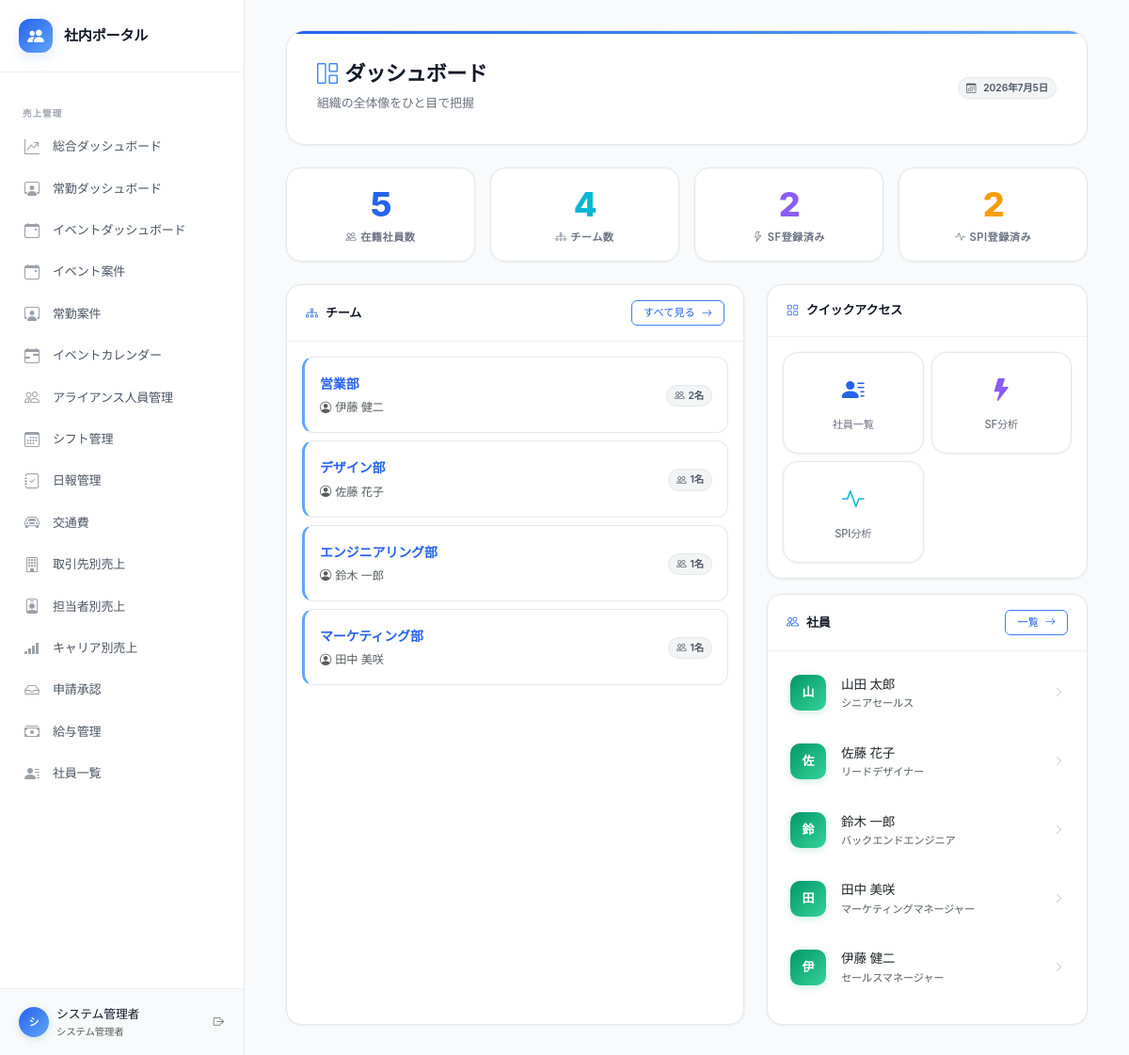
The app's page /public/index.php (signed in) with its own data.
### tables this page shows
CREATE TABLE IF NOT EXISTS users (
    id INT PRIMARY KEY AUTO_INCREMENT,
    username VARCHAR(50) NOT NULL UNIQUE COMMENT 'ログインID',
    password_hash VARCHAR(255) NOT NULL,
    display_name VARCHAR(100),
    role ENUM('super_admin', 'company_admin', 'employee') NOT NULL DEFAULT 'employee',
    company_id INT NULL COMMENT 'NULL=スーパー管理者',
    employee_id INT NULL COMMENT '社員ロールの場合のみ',
    is_active TINYINT DEFAULT 1,
    last_login_at TIMESTAMP NULL,
    created_at TIMESTAMP DEFAULT CURRENT_TIMESTAMP,
    updated_at TIMESTAMP DEFAULT CURRENT_TIMESTAMP ON UPDATE CURRENT_TIMESTAMP,
    FOREIGN KEY (company_id) REFERENCES companies(id) ON DELETE CASCADE,
    FOREIGN KEY (employee_id) REFERENCES employees(id) ON DELETE SET NULL
);

CREATE TABLE IF NOT EXISTS teams (
    id INT PRIMARY KEY AUTO_INCREMENT,
    name VARCHAR(100) NOT NULL,
    description TEXT,
    manager_id INT NULL,
    sub_manager_id INT NULL,
    strengths_analysis TEXT COMMENT 'ストレングスファインダー分析（AI生成）',
    spi_analysis TEXT COMMENT 'SPI分析（AI生成）',
    team_strengths TEXT COMMENT 'チームの強み',
    team_challenges TEXT COMMENT 'チームの課題',
    management_points TEXT COMMENT 'マネジメントの要点',
    ideal_recruit TEXT COMMENT 'このチームに合う人',
    sort_order INT DEFAULT 0,
    created_at TIMESTAMP DEFAULT CURRENT_TIMESTAMP,
    updated_at TIMESTAMP DEFAULT CURRENT_TIMESTAMP ON UPDATE CURRENT_TIMESTAMP
);

CREATE TABLE IF NOT EXISTS employees (
    id INT PRIMARY KEY AUTO_INCREMENT,
    employee_number VARCHAR(20) UNIQUE COMMENT '社員番号',
    name VARCHAR(100) NOT NULL COMMENT '氏名',
    name_kana VARCHAR(100) COMMENT '氏名（かな）',
    email VARCHAR(200) UNIQUE,
    department VARCHAR(100) COMMENT '部署',
    job_title VARCHAR(100) COMMENT '職種・役職',
    hire_date DATE COMMENT '入社日',
    birth_date DATE COMMENT '生年月日',
    photo_path VARCHAR(255) COMMENT '顔写真パス',
    bio TEXT COMMENT '自己紹介・プロフィール',
    career_summary TEXT COMMENT 'キャリアサマリー（AI生成）',
    strengths_text TEXT COMMENT '得意なこと',
    weaknesses_text TEXT COMMENT '苦手なこと',
    how_to_utilize TEXT COMMENT 'この人の活かし方（AI生成）',
    is_active TINYINT DEFAULT 1 COMMENT '在籍フラグ',
    created_at TIMESTAMP DEFAULT CURRENT_TIMESTAMP,
    updated_at TIMESTAMP DEFAULT CURRENT_TIMESTAMP ON UPDATE CURRENT_TIMESTAMP
);

### public/index.php (the view, shortened to what the rows shown need)
<?php
require_once __DIR__ . '/../config/config.php';
require_once __DIR__ . '/../includes/functions.php';
$cid = getCompanyId();
$db = getDB();
$cidParams     = $cid ? [$cid] : [];
$recentSql = 'SELECT e.*, t.name AS team_name FROM employees e
     LEFT JOIN team_members tm ON e.id = tm.employee_id
     LEFT JOIN teams t ON tm.team_id = t.id
     WHERE e.is_active = 1';
$recentSql .= ' ORDER BY e.created_at DESC LIMIT 6';
$stmt = $db->prepare($recentSql);
$stmt->execute($cidParams);
$recentEmployees = $stmt->fetchAll();
$teams = getAllTeams($cid);
require_once __DIR__ . '/../includes/header.php';
?>
<div class="container-fluid">
    <div class="page-header">
        <div class="d-flex justify-content-between align-items-center">
            <div>
                <h1><i class="bi bi-grid-1x2 me-2"></i>ダッシュボード</h1>
            </div>
        </div>
    </div>
    <div class="row g-4">
        <div class="col-lg-7">
            <div class="card h-100">
                <div class="card-body p-3">
                    <?php if (empty($teams)): ?>
                    <div class="empty-state">
                        <i class="bi bi-diagram-3"></i>
                        <p>チームがまだ登録されていません</p>
                    </div>
                    <?php else: ?>
                    <?php foreach ($teams as $team): ?>
                    <a href="<?= BASE_PATH ?>/public/team.php?id=<?= $team['id'] ?>" class="text-decoration-none">
                        <div class="team-card p-3 mb-2">
                            <div class="d-flex justify-content-between align-items-center">
                                <div>
                                    <div class="fw-semibold"><?= h($team['name']) ?></div>
                                    <?php if ($team['manager_name']): ?>
                                    <div class="text-muted small mt-1">
                                        <i class="bi bi-person-circle me-1"></i><?= h($team['manager_name']) ?>
                                    </div>
                                    <?php endif; ?>
                                </div>
                                <div class="text-end">
                                    <span class="tag">
                                        <i class="bi bi-people"></i><?= $team['member_count'] ?>名
                                    </span>
                                </div>
                            </div>
                        </div>
                    </a>
                    <?php endforeach; ?>
                    <?php endif; ?>
                </div>
            </div>
        </div>
        <div class="col-lg-5">
            <div class="card">
                <div class="card-body p-3">
                    <?php foreach ($recentEmployees as $emp): ?>
                    <a href="<?= BASE_PATH ?>/public/employee.php?id=<?= $emp['id'] ?>" class="d-flex align-items-center text-decoration-none text-dark mb-3 p-2 rounded-3" style="transition: background .15s ease;">
                        <div class="me-3 flex-shrink-0">
                            <?php $initial = mb_substr($emp['name'], 0, 1) ?>
                            <div style="width:38px;height:38px;border-radius:10px;background:linear-gradient(135deg,#059669,#34d399);display:flex;align-items:center;justify-content:center;color:#fff;font-weight:700;font-size:13px;box-shadow:0 2px 8px rgba(5,150,105,.2);">
                                <?= h($initial) ?>
                            </div>
                        </div>
                        <div class="flex-grow-1 overflow-hidden">
                            <div class="fw-medium text-truncate" style="font-size:.85rem"><?= h($emp['name']) ?></div>
                            <div class="text-muted text-truncate" style="font-size:.7rem"><?= h($emp['job_title'] ?? $emp['department'] ?? '') ?></div>
                        </div>
                        <i class="bi bi-chevron-right text-muted" style="font-size:.7rem;opacity:.4"></i>
                    </a>
                    <?php endforeach; ?>
                </div>
            </div>
        </div>
    </div>
</div>
<?php require_once __DIR__ . '/../includes/footer.php'; ?>

### includes/nav.php (shortened to what the rows shown need)
<?php
$user = getCurrentUser();
$userRole = $user['role'] ?? '';
?>
<aside id="sidebar" class="sidebar">
    <div class="sidebar-user">
        <div class="d-flex align-items-center gap-2">
            <div class="sidebar-user-avatar">
                <?= mb_substr($user['display_name'] ?? 'U', 0, 1) ?>
            </div>
            <div class="flex-grow-1 overflow-hidden">
                <div class="fw-medium text-truncate" style="font-size:.8rem"><?= h($user['display_name'] ?? '') ?></div>
                <div class="text-muted" style="font-size:.65rem">
                    <?= $userRole === 'super_admin' ? 'システム管理者' : ($userRole === 'company_admin' ? '管理者' : '社員') ?>
                </div>
            </div>
            <a href="<?= BASE_PATH ?>/logout.php" class="btn btn-sm text-muted p-0" title="ログアウト">
                <i class="bi bi-box-arrow-right"></i>
            </a>
        </div>
    </div>
</aside>

### records on screen
users: role "シ", role "システム管理者"
teams: name "営業部", manager.name "伊藤 健二", member_count "2", employees.name "山", employees.name "山田 太郎", employees.job_title "シニアセールス", manager.name "伊", manager.job_title "セールスマネージャー"
teams: name "デザイン部", manager.name "佐藤 花子", member_count "1", manager.name "佐", manager.job_title "リードデザイナー"
teams: name "エンジニアリング部", manager.name "鈴木 一郎", member_count "1", manager.name "鈴", manager.job_title "バックエンドエンジニア"
teams: name "マーケティング部", manager.name "田中 美咲", member_count "1", manager.name "田", manager.job_title "マーケティングマネージャー"

### other values on screen
$label "売上管理"
$label "総合ダッシュボード 常勤ダッシュボード イベントダッシュボード イベント案件 常勤案件 イベントカレンダー アライアンス人員管理 シフト管理 日報管理 交通費 取引先別売上 担当者別売上 キャリア別売上 申請承認 給与管理 社員一覧"
$totalEmployees "5"
$totalTeams "4"
$sfCount "2"
$spiCount "2"
